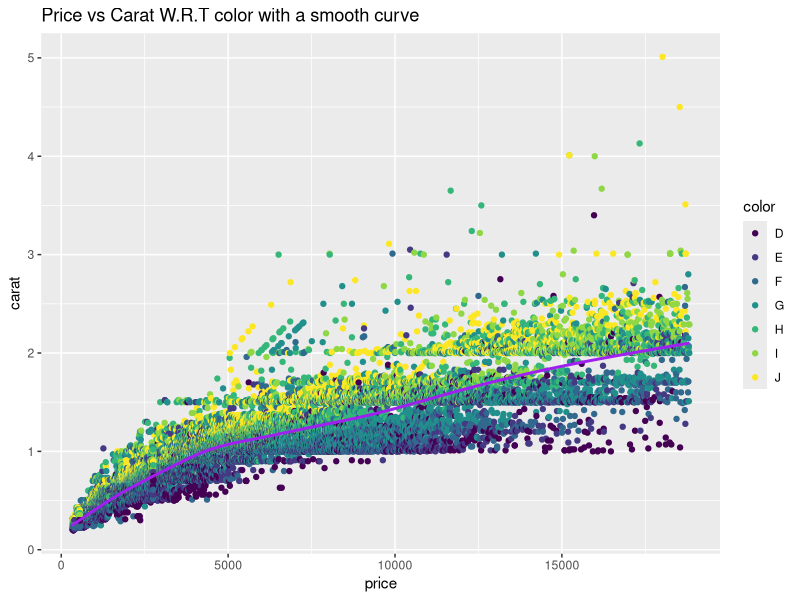

The R source for this figure:
library(ggplot2)
# Plotting scatter graph showing price vs carat w.r.t color of diamond with a smooth curve
ggplot(diamonds, aes(x=price, y=carat, color=color)) + geom_point() + 
  geom_smooth(method="gam",color="purple") + ggtitle("Price vs Carat W.R.T color with a smooth curve")